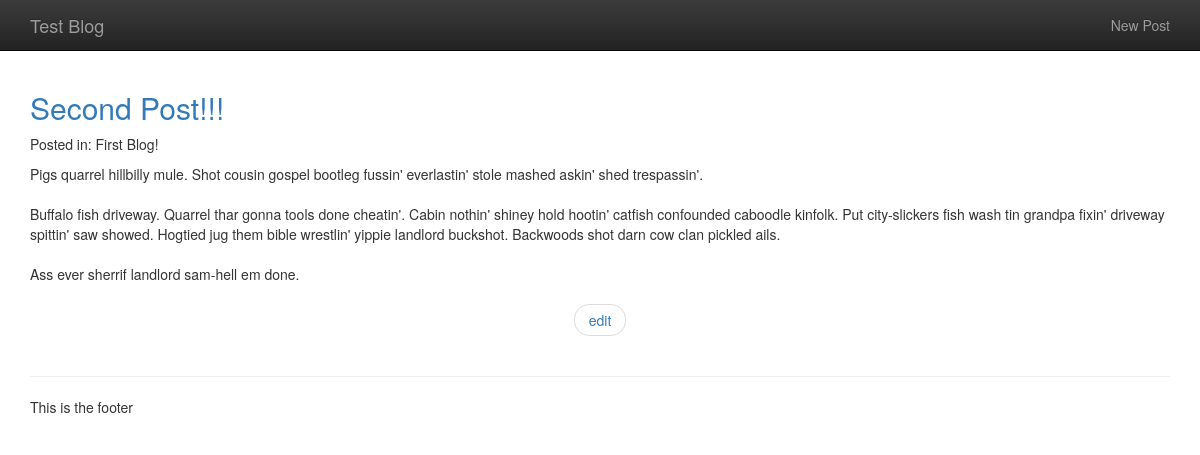
The page /detail/2/ on the database its author committed.
### blog/models.py (models this page shows, shortened)
class BlogPost(models.Model):
    blog = models.ForeignKey(Blog)
    title = models.CharField(max_length=255)
    content = models.TextField()
    objects = BlogPostManager()
    @property
    def slug(self):
        return self.id

class Blog(models.Model):
    title = models.CharField(max_length=255)
    objects = BlogManager()

### fstly_blog/views.py (the view)
# urls.py: url(r'^detail/(?P<slug>\w+)/$', DetailView.as_view(), name="DetailView"),
class DetailView(TemplateView):
    template_name = "detail.html"
    def get_context_data(self, **kwargs):
        context = super(DetailView, self).get_context_data(**kwargs)
        context['post'] = BlogPost.objects.get_by_slug(kwargs.get('slug'))
        return context

### blog/models.py (called while the page is built)
    def get_by_slug(self, slug):
        return self.filter(id=int(slug))[0]

### templates/detail.html (shortened to what this page needs)
{% extends "base.html" %}
{% load i18n %}
{% block content %}
<div class="container-fluid">
    <div class="container">
        {% include "_blog_post_detail.html" %}
    </div>
</div>
{% endblock %}

### templates/base.html (shortened to what this page needs)
{% load i18n %}
<!DOCTYPE html>
 <html class="no-js">
    <head>
        <link rel="stylesheet" href="//maxcdn.bootstrapcdn.com/bootstrap/3.2.0/css/bootstrap.min.css">
        <link rel="stylesheet" href="//maxcdn.bootstrapcdn.com/bootstrap/3.2.0/css/bootstrap-theme.min.css">
    </head>
    <body>
    <div class="navbar navbar-inverse navbar-fixed-top" role="navigation">
      <div class="container">
        <div class="navbar-header">
          <a class="navbar-brand" href="{% url "HomeView" %}">{% trans "Test Blog" %}</a>
        </div>
        <div class="navbar-collapse collapse">
            <ul class="nav navbar-nav navbar-right">
                <li><a href="{% url "ComposeView" %}">New Post</a></li>
            </ul>
        </div>
      </div>
    </div>
    {% block content %}{% endblock %}
    <div class="container">
      <hr>
      <footer>
          <p>{% trans "This is the footer" %}</p>
      </footer>
    </div>
    </body>
</html>

### templates/_blog_post_detail.html
<div class="blog-post">
    <h2 class="blog-post-title"><a href="{% url "DetailView" slug=post.slug %}">{{ post.title }}</a></h2>
    <p class="blog-post-meta">Posted in: {{ post.blog.title }}</p>
    {{ post.content|safe }}
    <ul class="pager">
        <li><a href="{% url "EditView" post_id=post.id %}">edit</a></li>
    </ul>
</div>

### rows shown on the page
BlogPost: title "Second Post!!!", blog "First Blog!", content "Pigs quarrel hillbilly mule. Shot cousin gospel bootleg fussin' everlastin' stole mashed askin' shed trespassin'. Buffalo fish driveway. Quarrel thar gonna tools done cheatin'. Cabin nothin' shiney hold hootin' catfish confounded caboodle kinfolk. Put city-slickers fish wash tin grandpa fixin' driveway spittin' saw showed. Hogtied jug them bible wrestlin' yippie landlord buckshot. Backwoods shot darn cow clan pickled ails. Ass ever sherrif landlord sam-hell em done."
